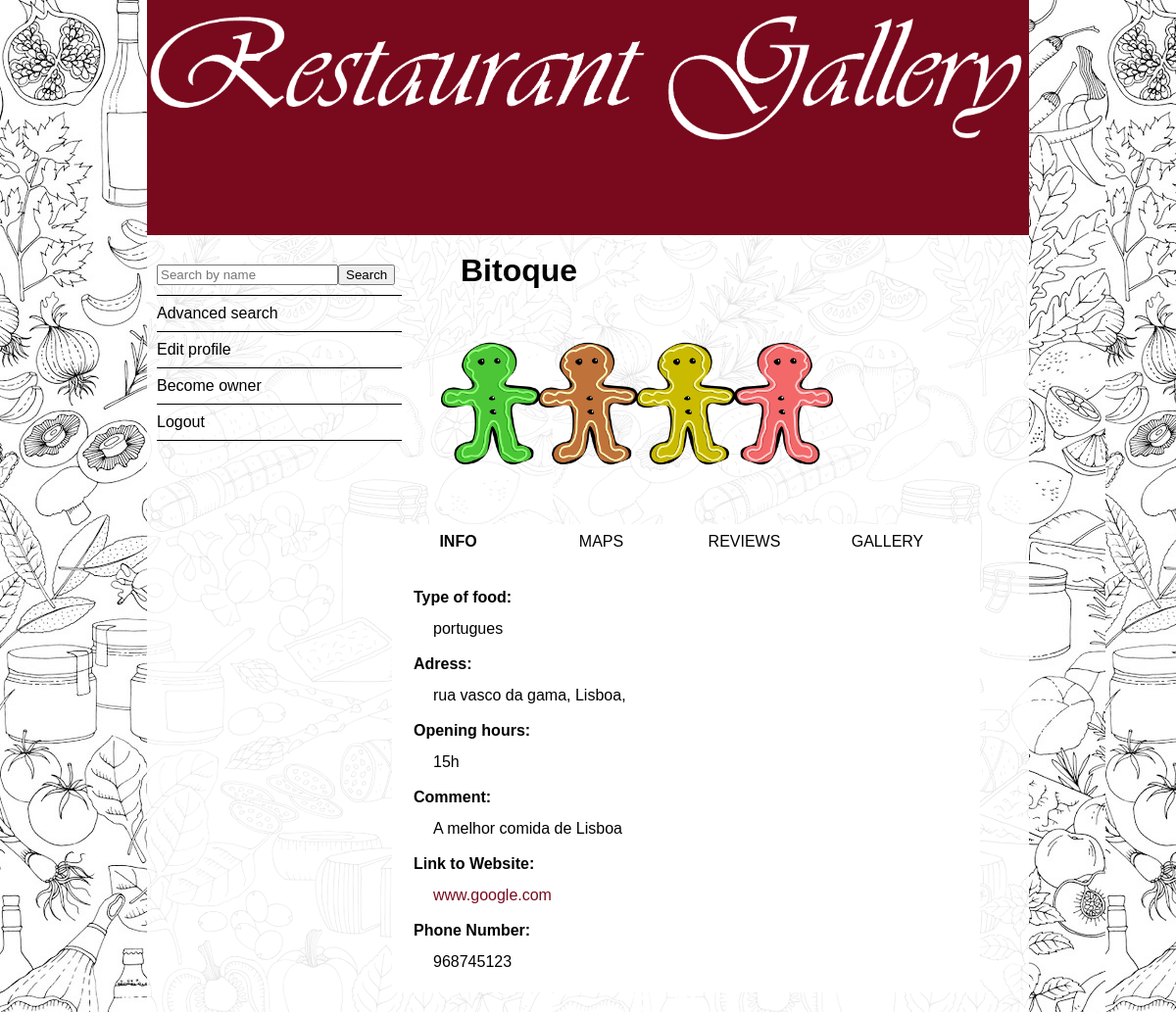
Page /public/restaurant.php?id=2 (signed in) on the committed database.
### tables this page shows
CREATE TABLE restaurant (
  id INTEGER PRIMARY KEY AUTOINCREMENT,
  name TEXT,
  rate INTEGER,
  street TEXT,
  number TEXT,
  city TEXT,
  postcode TEXT,
  opening_hours TEXT,
  link_to_website TEXT,
  type_of_food TEXT,
  comment TEXT,
  telephoneNumber TEXT
);

CREATE TABLE image_restaurant(
  id INTEGER PRIMARY KEY AUTOINCREMENT,
  idRestaurant INTEGER REFERENCES restaurant,
  name TEXT
);

### public/restaurant.php (called while the page is built, shortened)
<?php
  include('../database/connection.php');
  include('../database/restaurant.php');
  include('../views/restaurant.php');
?>

### database/restaurant.php (called while the page is built, shortened)
<?php
    function getRestaurantById($id){
      global $dbh;
      $stm = $dbh->prepare('SELECT * FROM restaurant WHERE id = ?');
      $stm->execute(array($id));
      return $stm->fetch();
    }
 ?>

### database/image.php (called while the page is built, shortened)
<?php
function getImagesOfRestaurant($idRestaurant){
  global $dbh;
  $stm = $dbh->prepare('SELECT * FROM image_restaurant WHERE idRestaurant = ?');
  $stm->execute(array($idRestaurant));
  return $stm->fetchAll();
}
 ?>

### templates/restaurant/restaurant_tabs/restaurant_info.php (the view, shortened to what this page needs)
<div id="restaurant_info" class="restaurant_tabs_active">
  <ul>
    <li><div>Type of food: </div>
      <br>
      <div><?=$restaurant['type_of_food']?></div></li>
    <li><div>Adress: </div>
      <br>
      <div><?=$restaurant['street'].', '.$restaurant['city'].', '.$restaurant['postcode'] ?></div></li>
    <li><div>Opening hours: </div>
      <br>
      <div><?=$restaurant['opening_hours']?></div></li>
    <li><div>Comment: </div>
      <br>
      <div><?=$restaurant['comment']?></div></li>
    <li><div>Link to Website: </div>
      <br>
      <div id="external_website"><a href="<?=$restaurant['link_to_website']?>"><?=$restaurant['link_to_website']?></a></div></li>
    <li><div>Phone Number: </div>
      <br>
      <div><?=$restaurant['telephoneNumber']?></div></li>
  </ul>
</div>

### templates/restaurant/restaurant_above_tabs.php
<div id="restaurant_above_tabs">
  <div id="restaurant_name">
    <h1><?= $restaurant['name'] ?></h1>
  </div>
  <?php
    include_once('../database/connection.php');
    include_once('../database/image.php');
    $images =  getImagesOfRestaurant($restaurant['id']);
   ?>
  <div id="restaurant_picture">
   <img src=<?="../pics/". $images[0]['name'] ?> alt="restaurant_picture" width="400" height="200">
  </div>
</div>

### css/style_1.css (style rules this page uses)
body { background-image: url('../pics/background_1_opacity4.jpg'); background-repeat: repeat; width: 900px; margin: 0px auto; font-family: verdana, sans-serif; background-attachment: fixed; }
#external_website a { color: #79091C; text-decoration: none; font-weight: 100; }
#restaurant_above_tabs { margin-left: 300px; }
#restaurant_name { padding: 20px; }
#restaurant_picture { margin-bottom: 20px; align: center; }
.restaurant_tabs_content, .restaurant_tabs_active { border: 1px solid white; clear: left; display: block; margin-bottom: 20px; height: 400px; padding: 20px; }
#restaurant_info li { padding: 10px 0; }
#restaurant_info div:first-of-type { font-weight:600; }
#restaurant_info div:last-of-type { padding: 0px 20px; }

### css/style_small_screen.css (style rules this page uses)
body { background-image: url('../pics/background_1_opacity4.jpg'); background-attachment: fixed; margin: 0 0; font-family: verdana, sans-serif; width: 100vw; }
#external_website a { color: #79091C; text-decoration: none; font-weight: 100; }
#restaurant_above_tabs { margin-left: 5vw; }
#restaurant_name { padding: 5vh 5vw; }
.restaurant_tabs_content, .restaurant_tabs_active { border-bottom: 0.1vh solid black; padding: 2vh 0; clear: left; display: block; }
#restaurant_info li div { padding: 1vh 5vw; }
#restaurant_picture img { max-width: 90vw; }

### rows in the picture
restaurant: name "Bitoque", type_of_food "portugues", street "rua vasco da gama", city "Lisboa", opening_hours "15h", comment "A melhor comida de Lisboa", link_to_website "www.google.com", telephoneNumber "968745123"
image_restaurant: name (picture)
